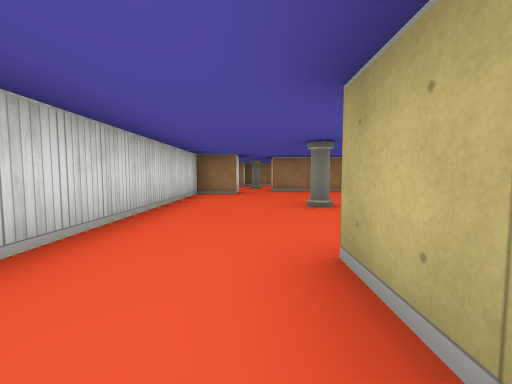
[1] (above)

18 first-person views from a walk through a cub3D maze. The camera is about half as high as the walls, tilts 4° down and sees 90° across. The floor is counted in squares. Each view is taken from the middle of a square. On the plan, view 1 faces up. The plan holds only what a view shows up to about 9 squares ahead; the rest is blank.

[2]
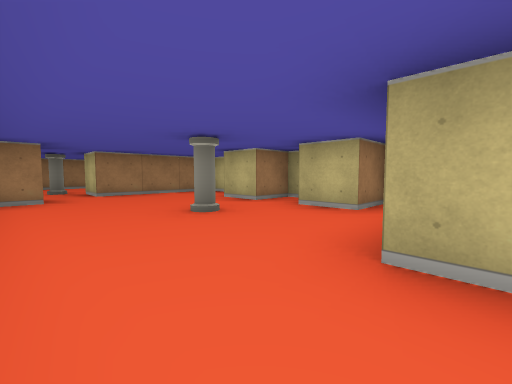

[3]
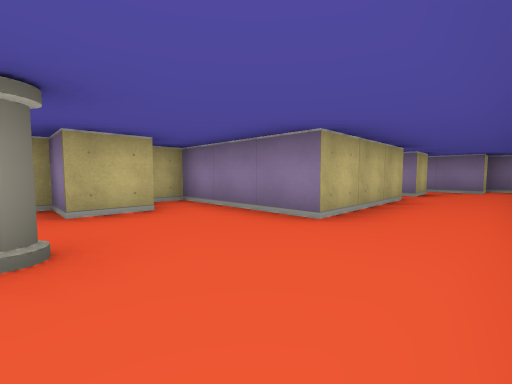

[4]
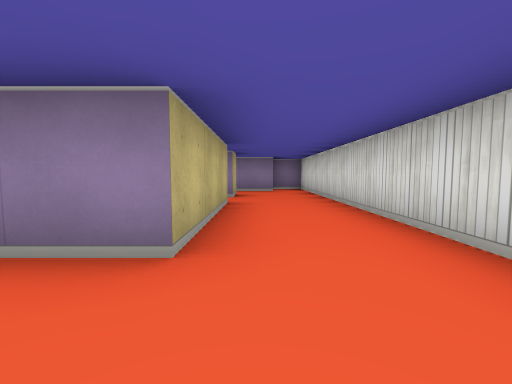

[5]
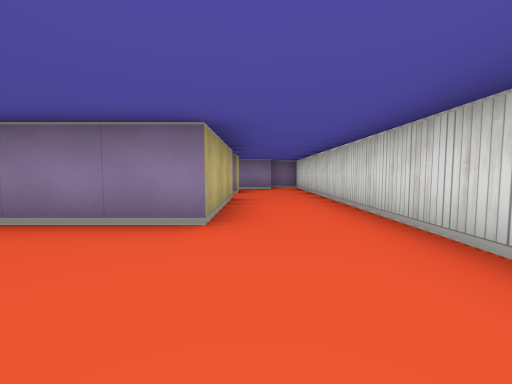

[6]
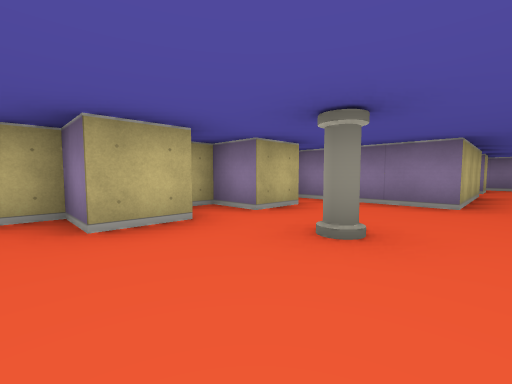

[7]
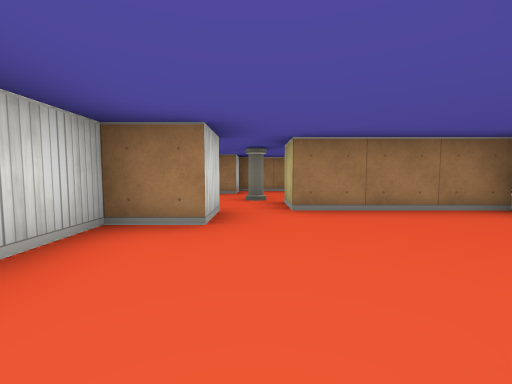

[8]
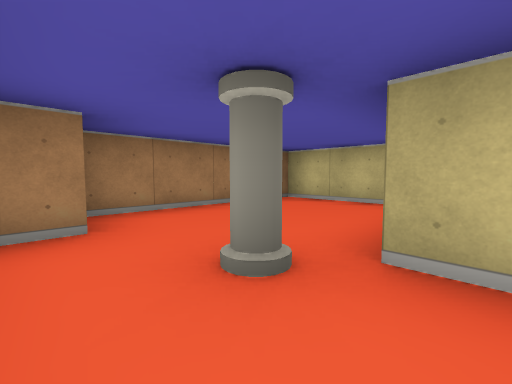

[9]
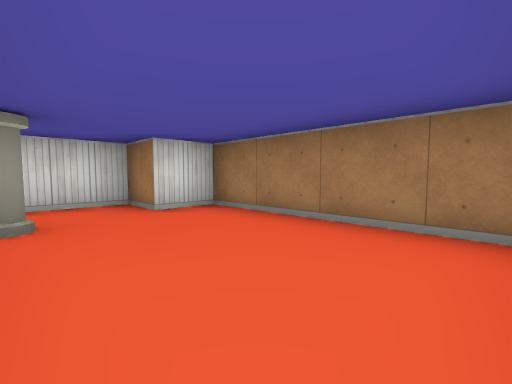

[10]
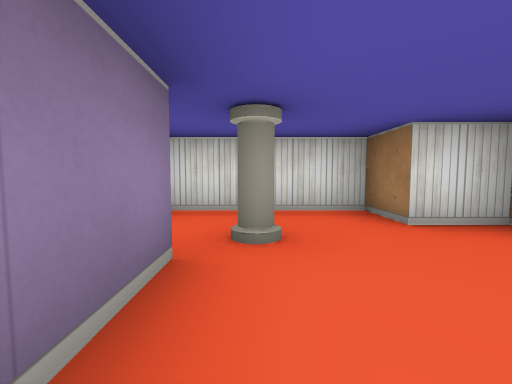

[11]
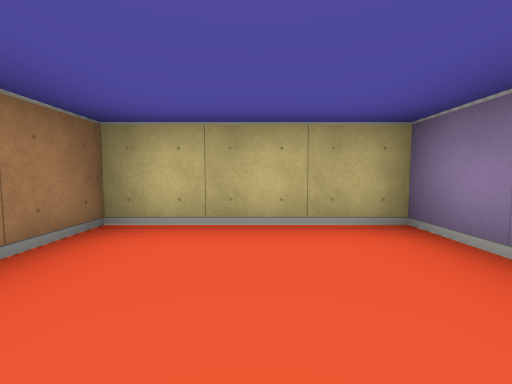

[12]
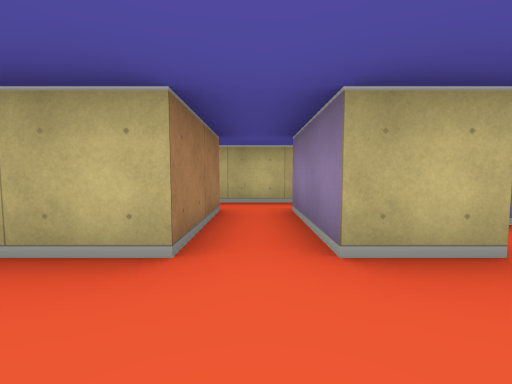

[13]
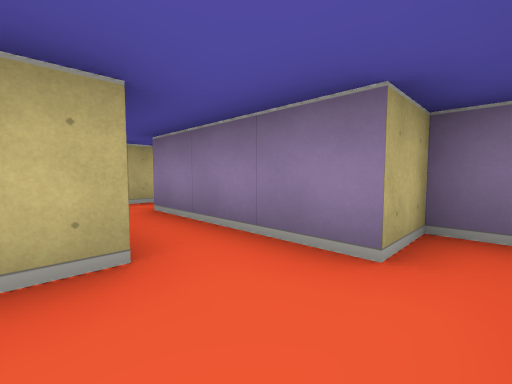

[14]
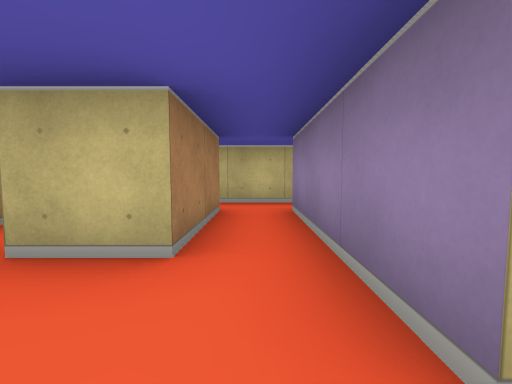

[15]
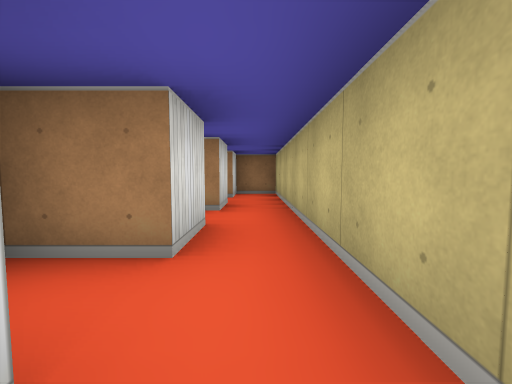

[16]
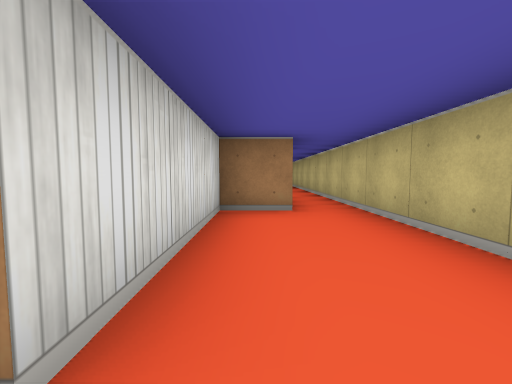

[17]
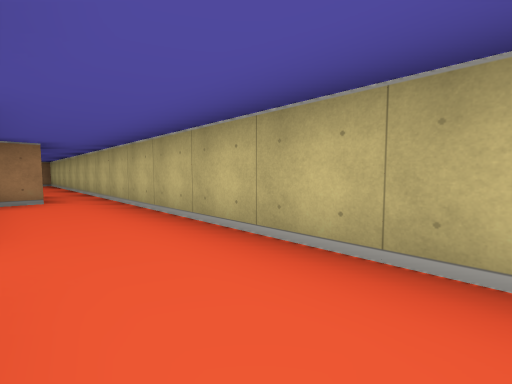

[18]
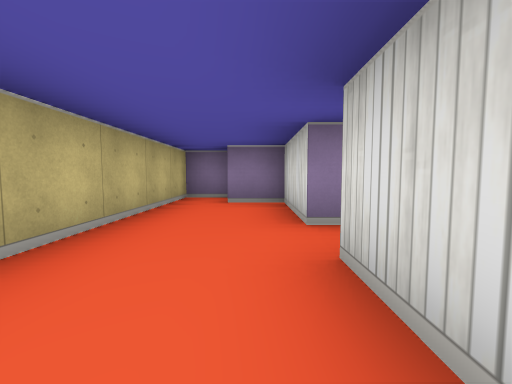

### Floor plan
Points are (right, up) in squares from view 1. A wall is a line through its corners. A room is listed if a view was taken in it or the views show most of it. See-through windows are left out.
Room 1 (views 1, 2, 3, 4, 5, 6, 7, 12)
walls: (3.5, 2.5) (2.5, 2.5) (2.5, 3.5) (3.5, 3.5) (3.5, 4.5) (2.5, 4.5) (2.5, 5.5) (3.5, 5.5) (3.5, 7.5) (0.5, 7.5); (-0.5, 7.5) (-0.5, 6.5) (-1.5, 6.5) (-1.5, -2.5); (2.5, -1.5) (0.5, -1.5) (0.5, 1.5) (3.5, 1.5) (3.5, 2.1); (0.5, -2.5) (2.5, -2.5)
ways out: opening at (0, 8.5) to room 2; opening at (-0.5, -3) to room 4; opening at (1.5, -2) to room 7
objects: pillar (1, 4)
Room 2 (view 8)
walls: (-0.5, 10.5) (-1.5, 10.5) (-1.5, 7.8); (0.5, 7.5) (0.5, 8.5)
ways out: opening at (0, 8.5) to room 1; opening at (0, 10) to room 3
objects: pillar (0, 9)
Room 3 (views 9, 10, 11)
walls: (0.5, 8.5) (3.5, 8.5) (3.5, 11.5) (-0.5, 11.5) (-0.5, 10.5)
ways out: opening at (0, 10) to room 2
Room 4 (views 13, 14)
walls: (-1.5, -2.5) (-1.5, -5.5) (-0.5, -5.5) (-0.5, -4.5) (2.5, -4.5); (2.5, -3.5) (0.5, -3.5) (0.5, -2.5)
ways out: opening at (-0.5, -3) to room 1; opening at (1.5, -4) to room 6
Room 5 (views 15, 16, 17, 18)
walls: (1.5, -12.5) (1.5, -14.5) (2.5, -14.5); (2.6, -8.5) (1.5, -8.5) (1.5, -11.5); (2.5, -15.5) (3.5, -15.5) (3.5, -6.5)
ways out: opening at (3, -7) to room 6; opening at (1, -12)
Room 6 (no view inside)
walls: (2.5, -4.5) (2.5, -5.5) (1.5, -5.5); (3.5, -6.5) (3.5, -2.5); (2.5, -2.5) (2.5, -3.5)
ways out: opening at (1.5, -4) to room 4; opening at (3, -7) to room 5; opening at (3, -3) to room 7
Room 7 (no view inside)
walls: (3.5, -2.5) (3.5, -0.5) (2.5, -0.5) (2.5, -1.5)
ways out: opening at (1.5, -2) to room 1; opening at (3, -3) to room 6

Positions as (right, up) in squares from view 1, and headings:
1: (0, 0), facing up
2: (-1, 1), facing up-right
3: (-1, 4), facing down-right
4: (0, 3), facing down
5: (0, 4), facing down
6: (0, 6), facing down-right
7: (0, 4), facing up
8: (-1, 8), facing up-right
9: (3, 9), facing up-left
10: (2, 9), facing left
11: (1, 10), facing right
12: (-1, -2), facing right
13: (-1, -3), facing down-right
14: (-1, -4), facing right
15: (3, -7), facing up
16: (2, -12), facing up
17: (2, -14), facing up-right
18: (2, -10), facing down
